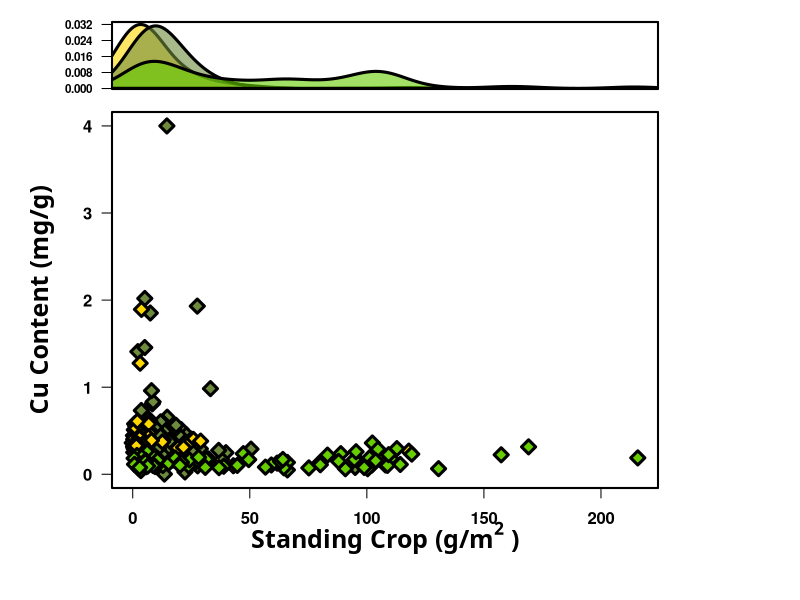

Generate this figure with R:
library(tidyverse)
library(readr)
library(plyr)
library(dplyr)

alldata <- read.csv("2_incremental/20220310_STANDING_CROP.csv")

alldata$SAMPLING_DATE<-as.Date(alldata$SAMPLING_DATE)

names(alldata)

n<-7
n2<-22


dfEPIL <- alldata[which(alldata$SAMPLE_DESCRIPTOR == "EPIL"),]

dfEPIP <- alldata[which(alldata$SAMPLE_DESCRIPTOR == "EPIP"),]

dfFILA <- alldata[which(alldata$SAMPLE_DESCRIPTOR == "FILA"),]


Xlabel=expression(bold(paste("Standing Crop"~"(g/m"^"2"~")")))
Ylabel=expression(bold("Cu Content (mg/g)"))


#windows(width = 15, height = 25)
#dev.off()     
#dev.new()

par(mfrow = c(2, 1)) 

#par(mfrow = c(1, 3))

########### FIG 1

par(fig = c(0.0, 0.9, 0.665, 1), mar=c(5.5,5.5,1,3)+.1)

BW<-10
ALPHA<-0.6
aty <- seq(0.0, max(density(dfEPIP[,7], na.rm = TRUE, bw = BW)$y), length.out=5)


plot(density(dfEPIP[,7], na.rm = TRUE, bw = BW), 
     xlim = range(alldata[,n],na.rm=TRUE), 
     col=NA,
     lwd=3,
     xaxt = "n",
     xlab = NA,
     yaxt = "n",
     ylab = NA,
     main=NA,
     ylim=c(0.001,max(density(dfEPIP[,7], na.rm = TRUE, bw = BW)$y)),
     
)     

axis(side = 2, at = aty, labels=format(aty, scientific=F,digits = 1), las=1, font.axis=2, cex.axis=0.70)

polygon(density(dfEPIP[,7], na.rm = TRUE, bw = BW), 
     xlim = range(alldata[,n],na.rm=TRUE), 
     col=adjustcolor("gold",alpha.f=ALPHA),
#     border="gold",
     lwd=3)  
polygon(density(dfEPIL[,7], na.rm = TRUE, bw = BW), col=adjustcolor(col=colors()[89],alpha.f=ALPHA),
#        border=colors()[89],
      lwd=3)          
polygon(density(dfFILA[,7], na.rm = TRUE, bw = BW), col = adjustcolor("chartreuse3",alpha.f=ALPHA),
#        border="chartreuse3",
      lwd=3) 
box(lwd=2)

########## FIG 2

par(fig = c(0.0, 0.9, 0, 0.85), new=T)

plot(alldata[,n], alldata[,n2], 
     ylim = range(alldata[,n2],na.rm=TRUE),
     xlim = range(alldata[,n],na.rm=TRUE),
     cex=0,
     xaxt = "n",
     xlab = NA,
     yaxt = "n",
     ylab = NA,
     lwd=3
     
)


aty <- seq(0, max(alldata[,n2], na.rm=TRUE), length.out=5)

axis(side = 1, at = seq(0, 200, length.out=5), las=1, font.axis=2, cex.axis=1)
axis(side = 2, at = aty, labels=format(aty, scientific=F,digits = 1), las=1, font.axis=2, cex.axis=1)

title(xlab=Xlabel, line=2.5, cex.lab=1.5, family="Calibri")
title(ylab=Ylabel, line=2.7, cex.lab=1.5, family="Calibri")


points(dfEPIL[,7], dfEPIL[,n2],pch=23, cex=1.5,col="black", bg=colors()[89],lwd=3)

points(dfEPIP[,7], dfEPIP[,n2],pch=23, cex=1.5,col="black", bg="gold",lwd=3)

points(dfFILA[,7], dfFILA[,n2],pch=23, cex=1.5,col="black", bg="chartreuse3",lwd=3)

box(lwd=2)
#title(ylab=Ylabel, line=2.5, cex.lab=1.2, family="Calibri Light")



